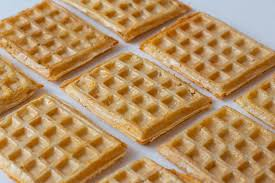
#> input picture 3.Feature-Types-Image-Segmentation/Images/waffle.jpeg, 275 x 183 px
$ jupyter execute harris-corner-detection.ipynb   (shell and % lines are left out)
#> lines starting #> are read from the running program, lines starting #| are printed output that depends on the picture
[cell 1]
import matplotlib.pyplot as plt
import numpy as np
import cv2


# Read in the image
image = cv2.imread('Images/waffle.jpeg')
#> image is the input picture: shape (183, 275, 3); mean B, G, R 98.5, 143.6, 180.9

# Make a copy of the image
image_copy = np.copy(image)

# Change color to RGB (from BGR)
image_copy = cv2.cvtColor(image_copy, cv2.COLOR_BGR2RGB)

plt.imshow(image_copy)

[cell 2]
# Convert to grayscale
gray = cv2.cvtColor(image_copy, cv2.COLOR_RGB2GRAY)
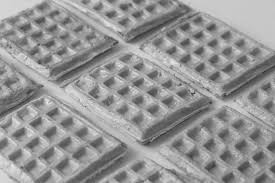
#> gray: shape (183, 275); min 48, max 236, mean 149.6
gray = np.float32(gray)

# Detect corners
dst = cv2.cornerHarris(gray, 2, 3, 0.04)
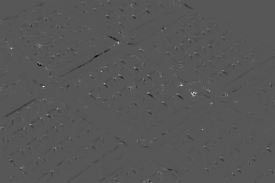
#> dst: shape (183, 275) float32; min -2292370, max 4426193, mean -3883.4; drawn with min black and max white

# Dilate corner image to enhance corner points
dst = cv2.dilate(dst,None)
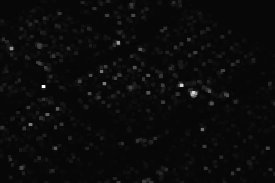
#> dst: shape (183, 275) float32; min -127828.7, max 4426193, mean 71574.9; drawn with min black and max white

plt.imshow(dst, cmap='gray')

[cell 3]
thresh = 0.12*dst.max()
#> thresh = 531143.2

# Create an image copy to draw corners on
corner_image = np.copy(image_copy)

# Iterate through all the corners and draw them on the image (if they pass the threshold)
for j in range(0, dst.shape[0]):
    for i in range(0, dst.shape[1]):
        if(dst[j,i] > thresh):
            # image, center pt, radius, color, thickness
            cv2.circle( corner_image, (i, j), 1, (0,255,0), 1)
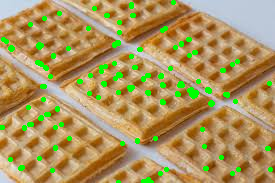
#> corner_image: shape (183, 275, 3); mean R, G, B 172, 149.7, 94.4

plt.imshow(corner_image)

$ run again, with 3.Feature-Types-Image-Segmentation/Images/harris-corner-detection-project.png saved as 3.Feature-Types-Image-Segmentation/Images/waffle.jpeg
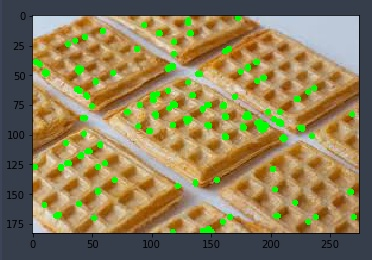
#> input picture 3.Feature-Types-Image-Segmentation/Images/harris-corner-detection-project.png, 372 x 260 px
#> image is the input picture: shape (260, 372, 3); mean B, G, R 88.1, 125.4, 139.4
#> `gray = cv2.cvtColor(image_copy, cv2.COLOR_RGB2GRAY)`:
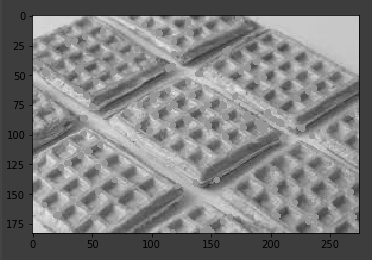
#> gray: shape (260, 372); min 1, max 237, mean 125.3
#> `dst = cv2.dilate(dst,None)`:
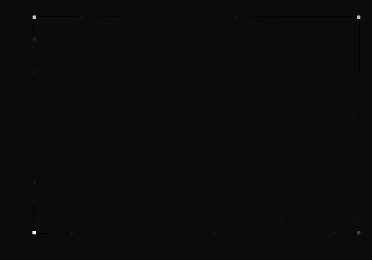
#> dst: shape (260, 372) float32; min -6184552, max 130523264, mean 75744.7; drawn with min black and max white
#> thresh = 15662791.7
